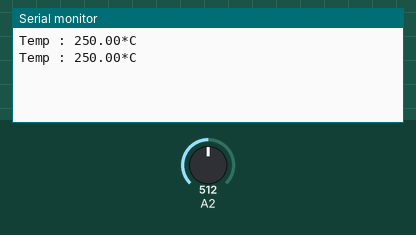
This sketch was run on a simulated Arduino Uno, built with avr-gcc and run on an emulated ATmega328P. Parts: the last lines printed to the serial monitor. The inputs (shaded band) are chosen by the test bench; at power-on: A2 = 512.

Above: at 2.8 s.
2.9 s: A2 set to 716
At 4.3 s:
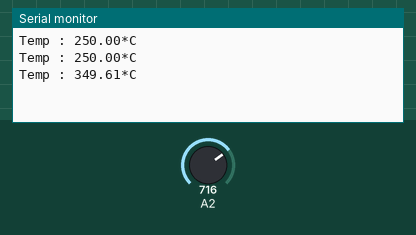
5.6 s: A2 set to 900
At 7.1 s:
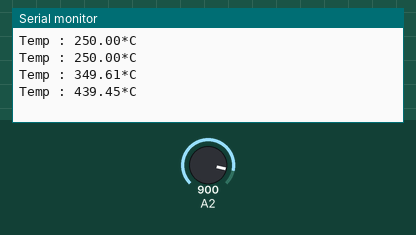
Timing chart, 0 to 8.6 s (numbered marks = the images above; inputs shaded):
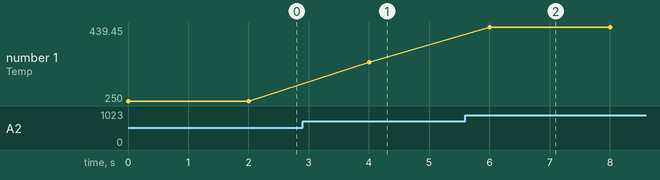

The sketch:

zashiri6.ino
```cpp
void setup() {
  // put your setup code here, to run once:
  Serial.begin(9600);//setup serial
}
void loop() {
  // put your main code here, to run repeatedly:
  float voltage = analogRead(A2);//read the input voltage(analog pin A2)
  float Temp = voltage * 0.48828125;//computing Temp
  Serial.print("Temp : ");//show Temp
  Serial.print(Temp);//show Temp
  Serial.println("*C");//show Temp
  delay(2000);//waits for 2 second
}
```

Measured:
- after the input at 2.9 s, the serial monitor: prints a new line after 1.1 s (image 1)
- after the input at 5.6 s, the serial monitor: prints a new line after 0.40 s (image 2)
- plotted number 1: 250 → 349.61 after the input at 2.9 s, 349.61 → 439.45 after the input at 5.6 s
